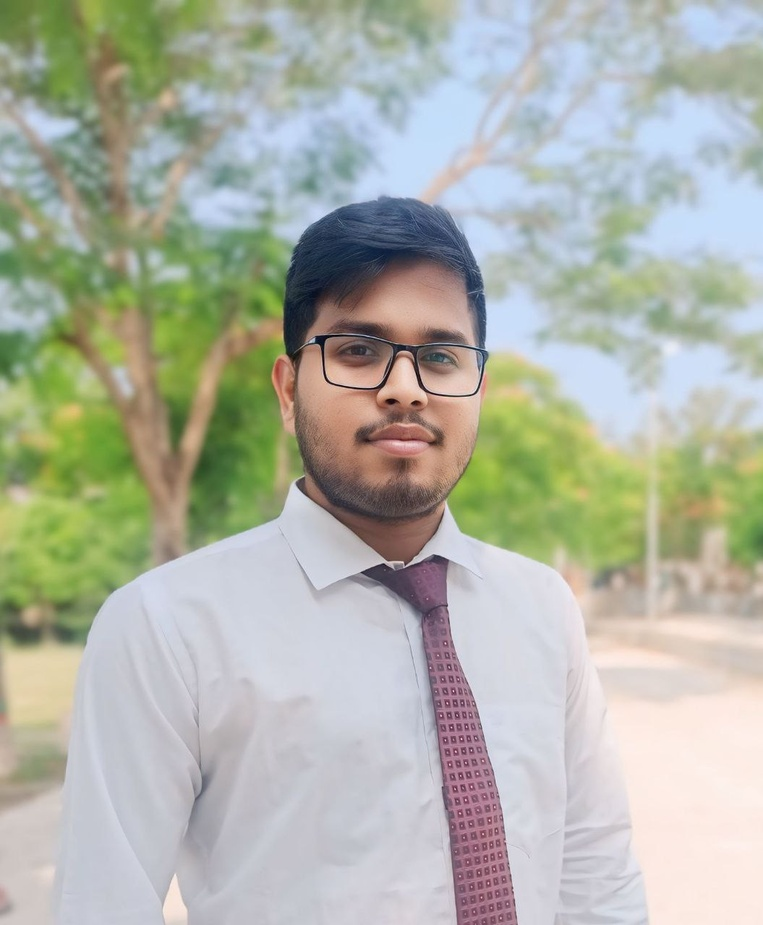
#> input picture final_lab/chapter2/rony.jpg, 763 x 925 px, shrunk from 1055 x 1280 before the run
$ python task5_bitplane.py
#> lines starting #> are read from the running program, lines starting #| are printed output that depends on the picture
import cv2
import matplotlib.pyplot as plt

gray_img = cv2.imread("rony.jpg", cv2.IMREAD_GRAYSCALE)
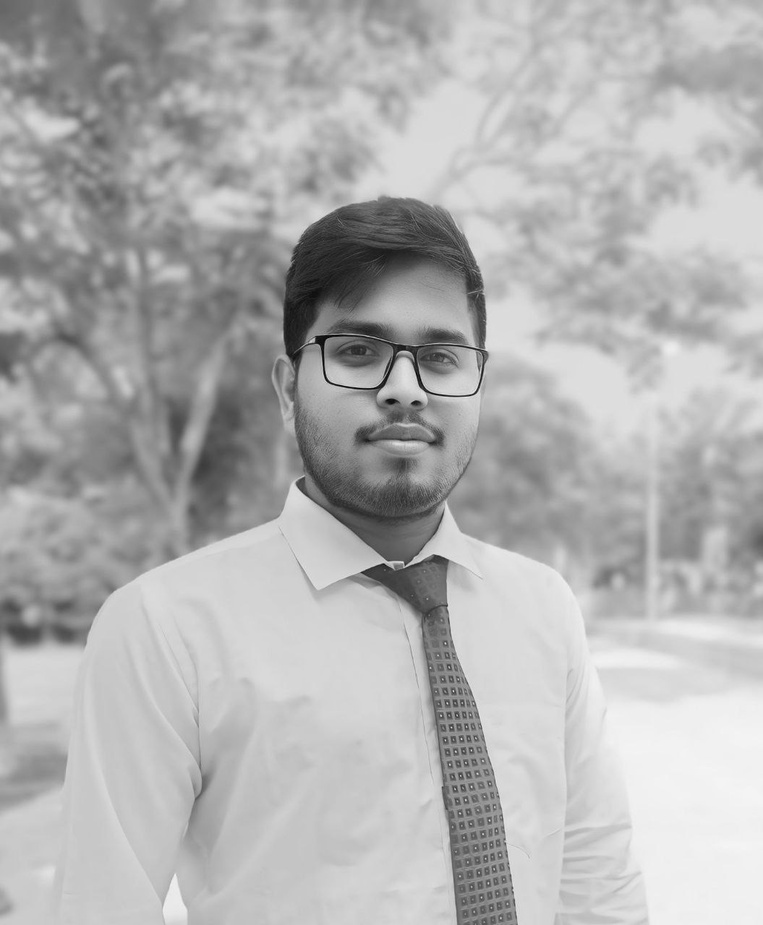
#> gray_img: shape (925, 763); min 0, max 245, mean 177.1

plt.figure(figsize=(12,6))
for i in range(8):
    plt.subplot(2,4,i+1); plt.title(f"Bit {7-i}")
    plt.imshow(((gray_img >> (7-i)) & 1)*255, cmap='gray'); plt.axis('off')
plt.savefig('task5_bitplane.png'); plt.show()
#> after `plt.savefig('task5_bitplane.png')`:
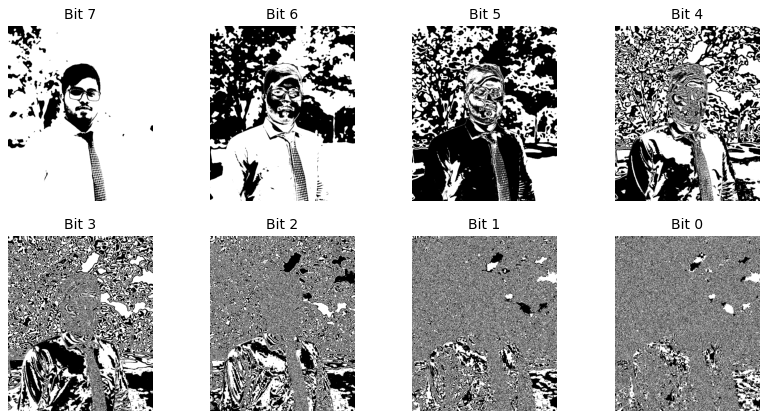
#> figure drawn by matplotlib, 8 panels
